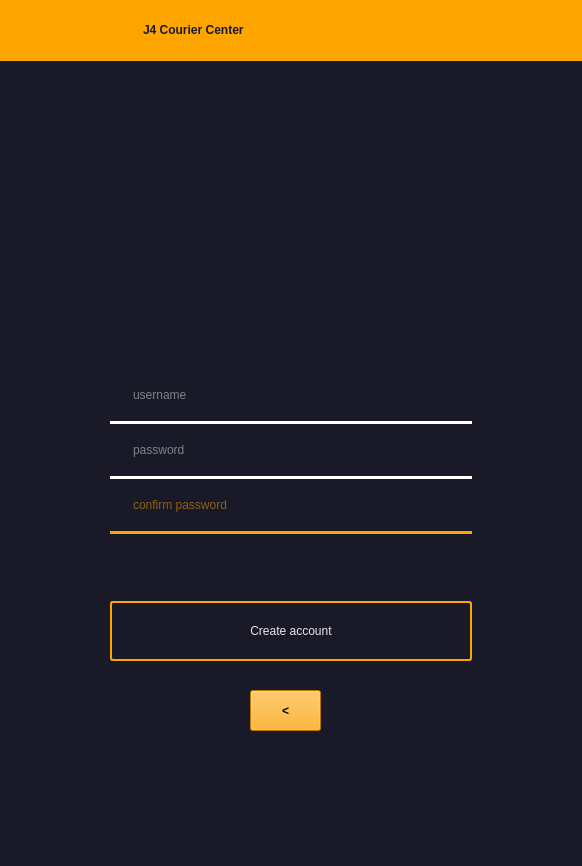
<?xml version="1.0" encoding="UTF-8"?>
<ui version="4.0">
 <class>Form</class>
 <widget class="QWidget" name="Form">
  <property name="geometry">
   <rect>
    <x>0</x>
    <y>0</y>
    <width>582</width>
    <height>866</height>
   </rect>
  </property>
  <property name="windowTitle">
   <string>Form</string>
  </property>
  <layout class="QVBoxLayout" name="verticalLayout" stretch="0">
   <property name="leftMargin">
    <number>0</number>
   </property>
   <property name="topMargin">
    <number>0</number>
   </property>
   <property name="rightMargin">
    <number>0</number>
   </property>
   <property name="bottomMargin">
    <number>0</number>
   </property>
   <item>
    <layout class="QHBoxLayout" name="horizontalLayout_3" stretch="0">
     <property name="spacing">
      <number>0</number>
     </property>
     <item>
      <widget class="QWidget" name="widget" native="true">
       <property name="maximumSize">
        <size>
         <width>16777215</width>
         <height>16777215</height>
        </size>
       </property>
       <property name="styleSheet">
        <string notr="true">.QWidget{background-color: rgb(25,25, 40);}



#createaAccBtn:hover{
background-color:rgb(105, 95, 20);
}
</string>
       </property>
       <widget class="QPushButton" name="backBtn">
        <property name="geometry">
         <rect>
          <x>250</x>
          <y>690</y>
          <width>71</width>
          <height>41</height>
         </rect>
        </property>
        <property name="styleSheet">
         <string notr="true">background-color: orange;
font-weight:bold;</string>
        </property>
        <property name="text">
         <string>&lt;</string>
        </property>
       </widget>
       <widget class="QWidget" name="layoutWidget">
        <property name="geometry">
         <rect>
          <x>60</x>
          <y>340</y>
          <width>471</width>
          <height>321</height>
         </rect>
        </property>
        <layout class="QFormLayout" name="formLayout_2">
         <property name="leftMargin">
          <number>50</number>
         </property>
         <property name="topMargin">
          <number>35</number>
         </property>
         <property name="rightMargin">
          <number>59</number>
         </property>
         <item row="2" column="1">
          <widget class="QLineEdit" name="signUpUser">
           <property name="minimumSize">
            <size>
             <width>0</width>
             <height>40</height>
            </size>
           </property>
           <property name="styleSheet">
            <string notr="true">QLineEdit {
      color: rgb(231, 231, 231);
      font: 15pt &quot;Verdana&quot;;
      border: None;
      border-bottom-color: white;
      border-radius: 10px;
      padding: 0 8px;
      background: rgb(25, 25, 40);
      selection-background-color: darkgray;
}</string>
           </property>
           <property name="placeholderText">
            <string>username</string>
           </property>
          </widget>
         </item>
         <item row="3" column="0" colspan="2">
          <widget class="Line" name="line_3">
           <property name="styleSheet">
            <string notr="true">border: 2px solid white;</string>
           </property>
           <property name="orientation">
            <enum>Qt::Horizontal</enum>
           </property>
          </widget>
         </item>
         <item row="4" column="1">
          <widget class="QLineEdit" name="signUpPass">
           <property name="minimumSize">
            <size>
             <width>0</width>
             <height>40</height>
            </size>
           </property>
           <property name="styleSheet">
            <string notr="true">QLineEdit {
      color: rgb(231, 231, 231);
      font: 15pt &quot;Verdana&quot;;
      border: None;
      border-bottom-color: white;
      border-radius: 10px;
      padding: 0 8px;
      background: rgb(25, 25, 40);
      selection-background-color: darkgray;
}</string>
           </property>
           <property name="echoMode">
            <enum>QLineEdit::Password</enum>
           </property>
           <property name="placeholderText">
            <string>password</string>
           </property>
          </widget>
         </item>
         <item row="5" column="0" colspan="2">
          <widget class="Line" name="line">
           <property name="styleSheet">
            <string notr="true">border: 2px solid white;</string>
           </property>
           <property name="orientation">
            <enum>Qt::Horizontal</enum>
           </property>
          </widget>
         </item>
         <item row="6" column="1">
          <widget class="QLineEdit" name="signUpRePass">
           <property name="minimumSize">
            <size>
             <width>0</width>
             <height>40</height>
            </size>
           </property>
           <property name="styleSheet">
            <string notr="true">QLineEdit {
      color: orange;
      font: 15pt &quot;Verdana&quot;;
      border: None;
      border-bottom-color: white;
      border-radius: 10px;
      padding: 0 8px;
      background: rgb(25, 25, 40);
      selection-background-color: darkgray;
}</string>
           </property>
           <property name="echoMode">
            <enum>QLineEdit::Password</enum>
           </property>
           <property name="placeholderText">
            <string>confirm password</string>
           </property>
          </widget>
         </item>
         <item row="7" column="0" colspan="2">
          <widget class="Line" name="line_2">
           <property name="styleSheet">
            <string notr="true">border: 2px solid orange;</string>
           </property>
           <property name="orientation">
            <enum>Qt::Horizontal</enum>
           </property>
          </widget>
         </item>
         <item row="9" column="0" colspan="2">
          <widget class="QPushButton" name="createaAccBtn">
           <property name="sizePolicy">
            <sizepolicy hsizetype="Minimum" vsizetype="Fixed">
             <horstretch>0</horstretch>
             <verstretch>0</verstretch>
            </sizepolicy>
           </property>
           <property name="minimumSize">
            <size>
             <width>0</width>
             <height>60</height>
            </size>
           </property>
           <property name="cursor">
            <cursorShape>PointingHandCursor</cursorShape>
           </property>
           <property name="autoFillBackground">
            <bool>false</bool>
           </property>
           <property name="styleSheet">
            <string notr="true">color: rgb(231, 231, 231);
font: 17pt &quot;Verdana&quot;;
border: 2px solid orange;
padding: 5px;
border-radius: 3px;
opacity: 200;
</string>
           </property>
           <property name="text">
            <string>Create account</string>
           </property>
           <property name="autoDefault">
            <bool>false</bool>
           </property>
           <property name="default">
            <bool>false</bool>
           </property>
           <property name="flat">
            <bool>false</bool>
           </property>
          </widget>
         </item>
         <item row="8" column="0" colspan="2">
          <spacer name="verticalSpacer">
           <property name="orientation">
            <enum>Qt::Vertical</enum>
           </property>
           <property name="sizeHint" stdset="0">
            <size>
             <width>20</width>
             <height>40</height>
            </size>
           </property>
          </spacer>
         </item>
         <item row="2" column="0">
          <widget class="QLabel" name="label_7">
           <property name="text">
            <string/>
           </property>
           <property name="pixmap">
            <pixmap>icons/lock_32x32.png</pixmap>
           </property>
          </widget>
         </item>
         <item row="4" column="0">
          <widget class="QLabel" name="label_8">
           <property name="text">
            <string/>
           </property>
           <property name="pixmap">
            <pixmap>icons/lock_32x32.png</pixmap>
           </property>
          </widget>
         </item>
         <item row="6" column="0">
          <widget class="QLabel" name="label_9">
           <property name="text">
            <string/>
           </property>
           <property name="pixmap">
            <pixmap>icons/lock_32x32.png</pixmap>
           </property>
          </widget>
         </item>
        </layout>
       </widget>
       <widget class="QLabel" name="label">
        <property name="geometry">
         <rect>
          <x>0</x>
          <y>0</y>
          <width>591</width>
          <height>61</height>
         </rect>
        </property>
        <property name="styleSheet">
         <string notr="true">background-color: orange;
padding-left: 140px;
font: 22pt &quot;Courier New&quot;;
font-weight:bold;</string>
        </property>
        <property name="text">
         <string>&lt;html&gt;&lt;head/&gt;&lt;body&gt;&lt;p&gt;&lt;span style=&quot; color:#191928;&quot;&gt;J4 Courier Center&lt;/span&gt;&lt;/p&gt;&lt;/body&gt;&lt;/html&gt;</string>
        </property>
       </widget>
       <widget class="QLabel" name="label_2">
        <property name="geometry">
         <rect>
          <x>180</x>
          <y>150</y>
          <width>211</width>
          <height>181</height>
         </rect>
        </property>
        <property name="text">
         <string/>
        </property>
        <property name="pixmap">
         <pixmap>service.png</pixmap>
        </property>
        <property name="scaledContents">
         <bool>true</bool>
        </property>
       </widget>
      </widget>
     </item>
    </layout>
   </item>
  </layout>
 </widget>
 <resources/>
 <connections/>
</ui>
